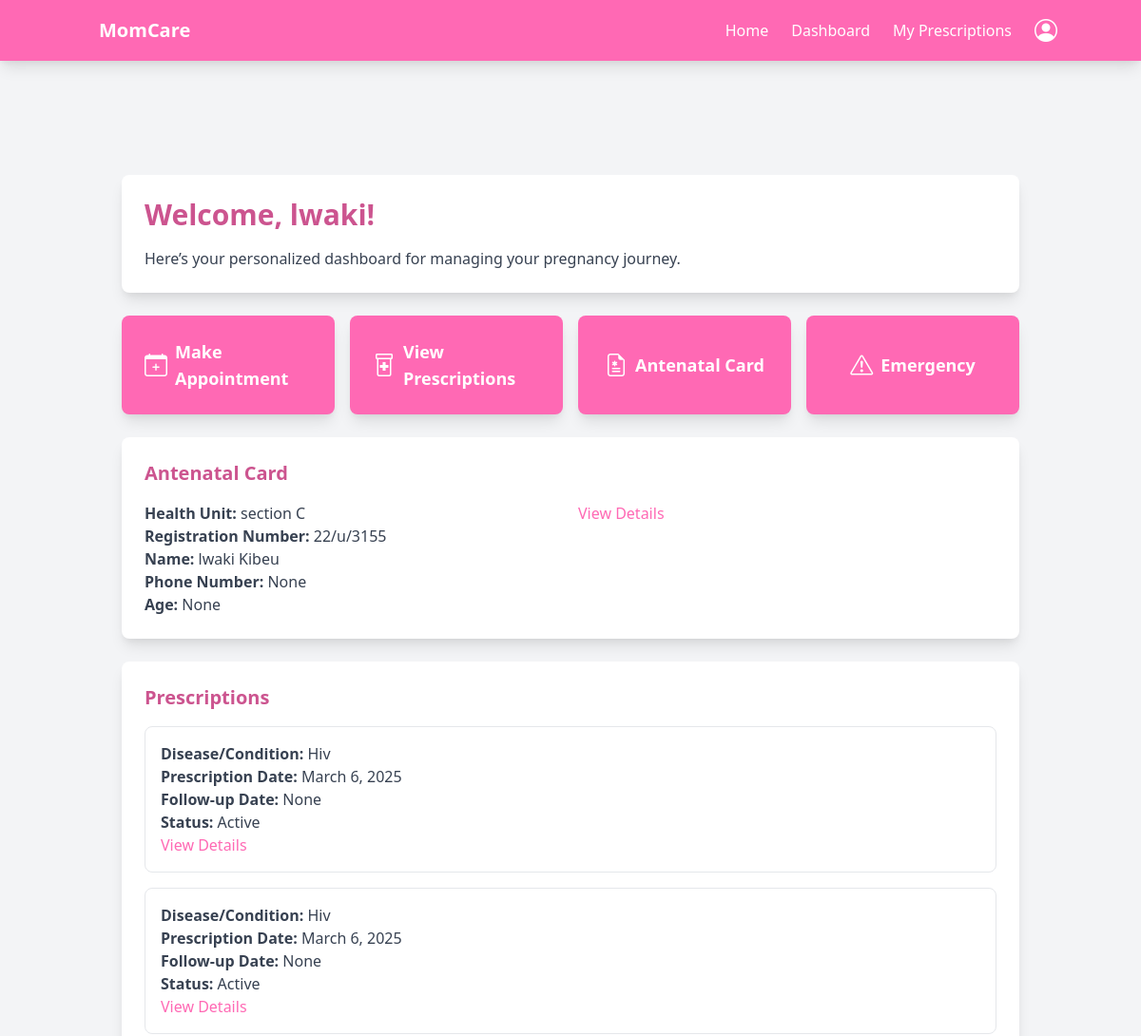
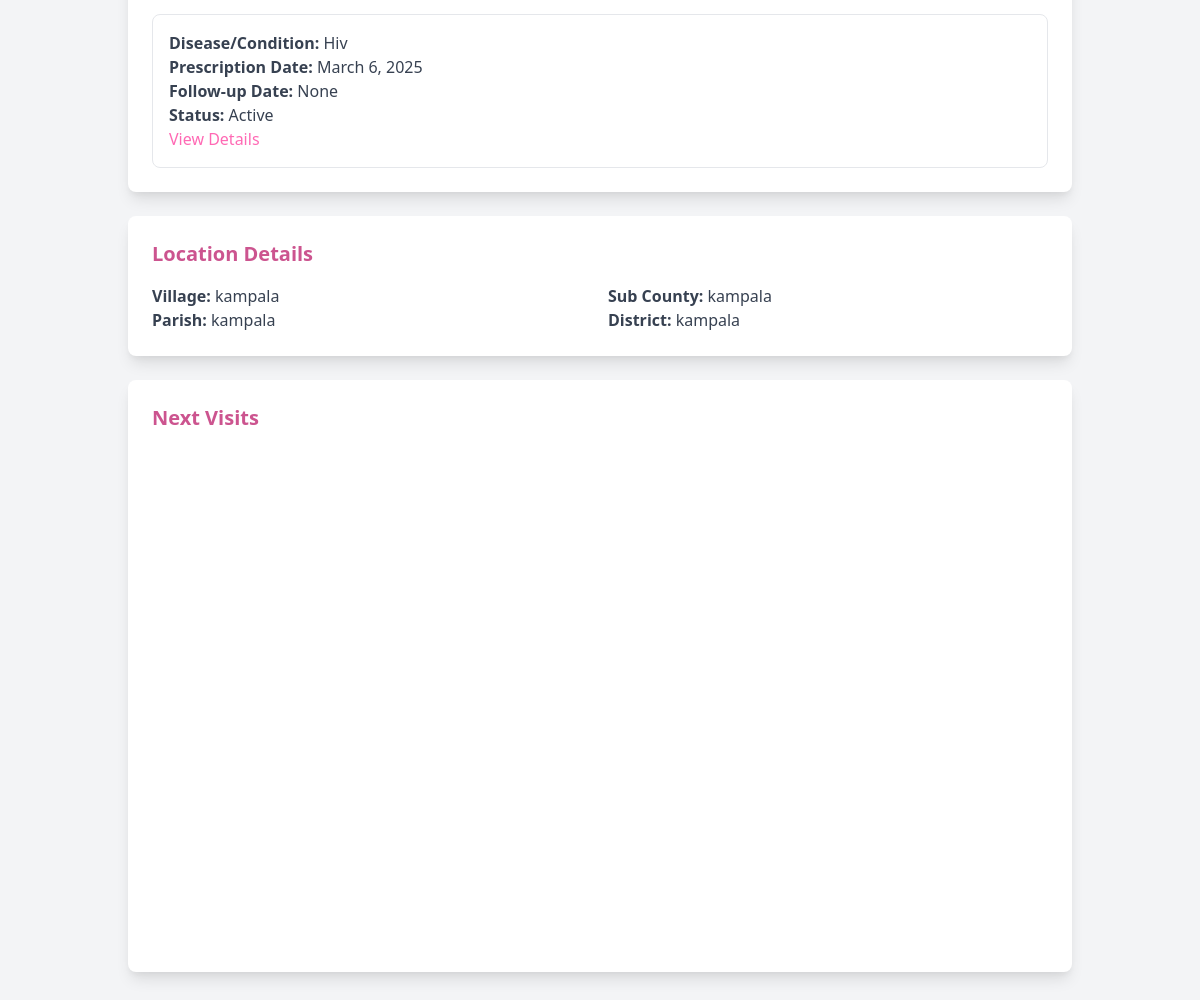
The page /patient_dashboard/ (signed in) on the database its author committed (2 pictures, top to bottom).
### accounts/models.py (models this page shows, shortened)
class Patient(models.Model):
    user = models.OneToOneField(User, on_delete=models.CASCADE, related_name="patient_profile")
    age = models.IntegerField(null=True, blank=True)
    home_address = models.TextField(null=True, blank=True)
    number_of_children = models.IntegerField(null=True, blank=True)
    date_of_last_period = models.DateField(null=True, blank=True)
    occupation = models.CharField(max_length=255, null=True, blank=True)
    gestational_age = models.IntegerField(null=True, blank=True)  # Weeks of pregnancy
    expected_due_date = models.DateField(null=True, blank=True)
    type_of_pregnancy = models.CharField(max_length=20, choices=[('Single', 'Single'), ('Twins', 'Twins'), ('Multiples', 'Multiples')], null=True, blank=True)
    previous_pregnancies = models.IntegerField(null=True, blank=True)
    delivery_history = models.TextField(null=True, blank=True)
    high_risk_factors = models.TextField(null=True, blank=True)
    fetal_health = models.TextField(null=True, blank=True)
    pre_existing_conditions = models.TextField(null=True, blank=True)
    previous_surgeries = models.TextField(null=True, blank=True)
    current_medications = models.TextField(null=True, blank=True)
    allergies = models.TextField(null=True, blank=True)
    blood_type = models.CharField(max_length=5, null=True, blank=True)
    family_medical_history = models.TextField(null=True, blank=True)
    diet_preferences = models.TextField(null=True, blank=True)
    exercise_level = models.TextField(null=True, blank=True)
    smoking_alcohol_drug_use = models.TextField(null=True, blank=True)
    mental_health_status = models.TextField(null=True, blank=True)

class User(AbstractBaseUser, PermissionsMixin):
    username = models.CharField(max_length=150, unique=True)
    first_name = models.CharField(max_length=150)
    last_name = models.CharField(max_length=150)
    email = models.EmailField(unique=True)
    date_of_birth = models.DateField(null=True, blank=True)
    nin = models.CharField(max_length=20, unique=True, null=True, blank=True)
    marital_status = models.CharField(
        max_length=20,
        choices=[('Single', 'Single'), ('Married', 'Married')],
        null=True, blank=True
    )
    contact = models.CharField(max_length=15, null=True, blank=True)
    health_insurance_details = models.TextField(null=True, blank=True)
    government_scheme_eligibility = models.TextField(null=True, blank=True)
    is_doctor = models.BooleanField(default=False)
    is_patient = models.BooleanField(default=False)
    is_hospital = models.BooleanField(default=False)
    is_active = models.BooleanField(default=True)
    is_staff = models.BooleanField(default=False)
    created_at = models.DateTimeField(default=timezone.now)
    updated_at = models.DateTimeField(auto_now=True)
    objects = CustomUserManager()
    USERNAME_FIELD = 'username'
    REQUIRED_FIELDS = ['first_name', 'last_name', 'email']

class Location(models.Model):
    user = models.OneToOneField(User, on_delete=models.CASCADE, related_name="location")
    village = models.CharField(max_length=255, null=True, blank=True)
    parish = models.CharField(max_length=255, null=True, blank=True)
    sub_county = models.CharField(max_length=255, null=True, blank=True)
    district = models.CharField(max_length=255, null=True, blank=True)
    address = models.TextField(null=True, blank=True)  # Generic address field

### antenental/models.py (models this page shows, shortened)
class AntenatalCard(models.Model):
    user = models.ForeignKey(User, on_delete=models.CASCADE, related_name='antenatal_patients')  # Links to the registered patient
    Doctor = models.ForeignKey(User, on_delete=models.CASCADE, related_name='antenatal_doctors', default=1)  # Links to the assigned doctor
    health_unit = models.CharField(max_length=255, blank=True, null=True )  # Health facility name
    reg_no = models.CharField(max_length=100, blank=True, null=True, unique=True)  # Unique registration number
    name = models.CharField(max_length=255)  # Patient's full name
    nin = models.CharField(max_length=20, unique=True, null=True, blank=True)  # National ID Number
    phone_no = models.CharField(max_length=15)
    age = models.IntegerField(blank=True, null=True)
    village = models.CharField(max_length=255)
    parish = models.CharField(max_length=255)
    sub_county = models.CharField(max_length=255)
    district = models.CharField(max_length=255)
    occupation = models.CharField(max_length=255)
    religion = models.CharField(max_length=100, null=True, blank=True)
    education_level = models.CharField(max_length=100, null=True, blank=True)
    tribe = models.CharField(max_length=100, null=True, blank=True)
    marital_status = models.CharField(
        max_length=20, choices=[('Single', 'Single'), ('Married', 'Married')]
    )
    next_of_kin_name = models.CharField(max_length=255,blank=True, null=True)
    next_of_kin_phone = models.CharField(max_length=15, blank=True, null=True)
    next_of_kin_relationship = models.CharField(max_length=100, blank=True, null=True)
    next_of_kin_address = models.TextField(blank=True, null=True)
    gravida = models.IntegerField(blank=True, null=True)  # Number of pregnancies
    para = models.IntegerField(blank=True, null=True)  # Number of deliveries after 28 weeks
    abortions = models.IntegerField(blank=True, null=True)  # Number of pregnancy losses before 28 weeks
    presenting_complaints = models.TextField(null=True, blank=True)
    first_day_of_lnmp = models.DateField(blank=True, null=True)  # Last Normal Menstrual Period
    edd = models.DateField(blank=True, null=True)  # Estimated Due Date
    weeks_of_amenorrhea = models.IntegerField(blank=True, null=True)  # Number of weeks since last period
    complications_of_pregnancy = models.TextField(null=True, blank=True)
    hospitalization = models.BooleanField(default=False ,blank=True, null=True)
    hospitalization_reason = models.TextField(null=True, blank=True)
    Doctor = models.ForeignKey(User, on_delete=models.CASCADE)
    next_visit = models.DateTimeField(null=True, blank=True)  # Date and time of the next visit
    created_at = models.DateTimeField(auto_now_add=True)
    updated_at = models.DateTimeField(auto_now=True)

class Prescription(models.Model):
    patient = models.ForeignKey(User, related_name='prescriptions', on_delete=models.CASCADE)  # Links to the registered patient
    doctor = models.ForeignKey(User, related_name='prescribed_by', on_delete=models.CASCADE)  # Links to the doctor who prescribed
    disease_condition = models.CharField(max_length=255)  # Disease or condition the patient is being treated for
    prescription_date = models.DateField(default=now)  # Date the prescription was made
    follow_up_date = models.DateField(null=True, blank=True)  # Latest date when the patient should have this checked
    extra_information = models.TextField(null=True, blank=True)  # Any additional information about the prescription
    cleared = models.BooleanField(default=False)  # Whether the prescription has been cleared or not
    cleared_date = models.DateTimeField(null=True, blank=True)  # Date when the prescription was cleared
    created_at = models.DateTimeField(auto_now_add=True)
    updated_at = models.DateTimeField(auto_now=True)

### accounts/views.py (the view)
# urls.py: path('patient_dashboard/', patient_dashboard, name='patient_dashboard'),
@login_required
@patient
def patient_dashboard(request):
    user = request.user
    patient = Patient.objects.filter(user=user).first()
    location = Location.objects.filter(user=user).first()
    antenatal_card = AntenatalCard.objects.filter(user=user).first()
    prescriptions = Prescription.objects.filter(patient=user).order_by('-prescription_date')
    next_visits = []
    if antenatal_card and antenatal_card.next_visit:
        next_visits.append({
            'title': antenatal_card.name,
            'start': antenatal_card.next_visit.isoformat(),
            'allDay': True,
        })
    context = {
    'patient': patient,
    'location': location,
    'antenatal_card': antenatal_card,
    'prescriptions': prescriptions,
    'next_visits': json.dumps(next_visits, cls=DjangoJSONEncoder),  # Serialize to JSON
}
    return render(request, 'dashboards/patient_dashboard.html', context)

### templates/dashboards/patient_dashboard.html (shortened to what this page needs)
{% extends 'base.html' %}
{% load static %}
{% block content %}
<main class="mt-16 sm:mt-20 min-h-screen p-4 sm:p-6 bg-gray-100">
    <div class="container mx-auto">
        <div class="bg-white p-6 rounded-lg shadow-lg mb-6">
            <h2 class="text-2xl sm:text-3xl font-bold text-hotpink-dark mb-4">Welcome, {{ patient.user.first_name }}!</h2>
            <p class="text-gray-700">Here’s your personalized dashboard for managing your pregnancy journey.</p>
        </div>
        <div class="grid grid-cols-1 sm:grid-cols-2 lg:grid-cols-4 gap-4 mb-6">
            <a href="#" class="bg-hotpink text-white p-6 rounded-lg shadow-lg hover:bg-hotpink-light transition duration-300 flex items-center justify-center">
                <i class="bi bi-calendar-plus text-2xl mr-2"></i>
                <span class="text-lg font-semibold">Make Appointment</span>
            </a>
            <a href="#prescriptions" class="bg-hotpink text-white p-6 rounded-lg shadow-lg hover:bg-hotpink-light transition duration-300 flex items-center justify-center">
                <i class="bi bi-prescription2 text-2xl mr-2"></i>
                <span class="text-lg font-semibold">View Prescriptions</span>
            </a>
            <a href="#antenatal-card" class="bg-hotpink text-white p-6 rounded-lg shadow-lg hover:bg-hotpink-light transition duration-300 flex items-center justify-center">
                <i class="bi bi-file-earmark-medical text-2xl mr-2"></i>
                <span class="text-lg font-semibold">Antenatal Card</span>
            </a>
            <a href="#" class="bg-hotpink text-white p-6 rounded-lg shadow-lg hover:bg-hotpink-light transition duration-300 flex items-center justify-center">
                <i class="bi bi-exclamation-triangle text-2xl mr-2"></i>
                <span class="text-lg font-semibold">Emergency</span>
            </a>
        </div>
        <div id="antenatal-card" class="bg-white p-6 rounded-lg shadow-lg mb-6">
            <h3 class="text-xl font-semibold text-hotpink-dark mb-4">Antenatal Card</h3>
            {% if antenatal_card %}
                <div class="grid grid-cols-1 sm:grid-cols-2 gap-4">
                    <div>
                        <p class="text-gray-700"><strong>Health Unit:</strong> {{ antenatal_card.health_unit }}</p>
                        <p class="text-gray-700"><strong>Registration Number:</strong> {{ antenatal_card.reg_no }}</p>
                        <p class="text-gray-700"><strong>Name:</strong> {{ antenatal_card.name }}</p>
                        <p class="text-gray-700"><strong>Phone Number:</strong> {{ antenatal_card.phone_no }}</p>
                        <p class="text-gray-700"><strong>Age:</strong> {{ antenatal_card.age }}</p>
                    </div>
                    <div>
                        <a href="{% url 'antenatal_card_details' antenatal_card.id %}" class="text-hotpink hover:text-hotpink-light">View Details</a>
                    </div>
                </div>
            {% else %}
                <p class="text-gray-700">No antenatal card found. Please contact your healthcare provider.</p>
            {% endif %}
        </div>
        <div id="prescriptions" class="bg-white p-6 rounded-lg shadow-lg mb-6">
            <h3 class="text-xl font-semibold text-hotpink-dark mb-4">Prescriptions</h3>
            {% if prescriptions %}
                <div class="space-y-4">
                    {% for prescription in prescriptions %}
                        <div class="p-4 border border-gray-200 rounded-lg">
                            <p class="text-gray-700"><strong>Disease/Condition:</strong> {{ prescription.disease_condition }}</p>
                            <p class="text-gray-700"><strong>Prescription Date:</strong> {{ prescription.prescription_date }}</p>
                            <p class="text-gray-700"><strong>Follow-up Date:</strong> {{ prescription.follow_up_date }}</p>
                            <p class="text-gray-700"><strong>Status:</strong> {% if prescription.cleared %}Cleared{% else %}Active{% endif %}</p>
                            <a href="{% url 'prescription_details' prescription.id %}" class="text-hotpink hover:text-hotpink-light">View Details</a>
                        </div>
                    {% endfor %}
                </div>
            {% else %}
                <p class="text-gray-700">No prescriptions found.</p>
            {% endif %}
        </div>
        <div class="bg-white p-6 rounded-lg shadow-lg mb-6">
            <h3 class="text-xl font-semibold text-hotpink-dark mb-4">Location Details</h3>
            {% if location %}
                <div class="grid grid-cols-1 sm:grid-cols-2 gap-4">
                    <div>
                        <p class="text-gray-700"><strong>Village:</strong> {{ location.village }}</p>
                        <p class="text-gray-700"><strong>Parish:</strong> {{ location.parish }}</p>
                    </div>
                    <div>
                        <p class="text-gray-700"><strong>Sub County:</strong> {{ location.sub_county }}</p>
                        <p class="text-gray-700"><strong>District:</strong> {{ location.district }}</p>
                    </div>
                </div>
            {% else %}
                <p class="text-gray-700">No location details found. Please update your profile.</p>
            {% endif %}
        </div>
        <div class="bg-white p-6 rounded-lg shadow-lg">
            <h3 class="text-xl font-semibold text-hotpink-dark mb-4">Next Visits</h3>
            <div id="calendar"></div>
        </div>
    </div>
</main>
<link href="https://cdn.jsdelivr.net/npm/fullcalendar@5.11.3/main.min.css" rel="stylesheet">
{% endblock %}

### templates/base.html (style rules this page uses)
.bg-hotpink { background-color: #FF69B4; }
.text-hotpink { color: #FF69B4; }
.text-hotpink-dark { color: #cc548f; }

### templates/dashboards/patient_dashboard.html (style rules this page uses)
#calendar { max-width: 100%; margin: 0 auto; height: 500px; }

### rows shown on the page
Patient: user.first_name "lwaki"
AntenatalCard: health_unit "section C", reg_no "22/u/3155", name "lwaki Kibeu", phone_no "None", age "None"
Prescription: disease_condition "Hiv", prescription_date "March 6, 2025", follow_up_date "None", cleared "Active"
Prescription: disease_condition "Hiv", prescription_date "March 6, 2025", follow_up_date "None", cleared "Active"
Prescription: disease_condition "Hiv", prescription_date "March 6, 2025", follow_up_date "None", cleared "Active"
Location: village "kampala", parish "kampala", sub_county "kampala", district "kampala"
